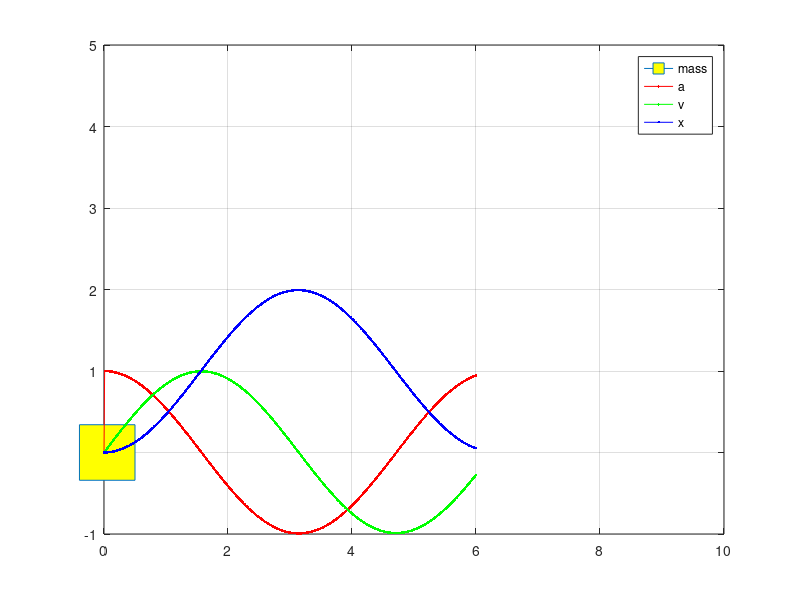

This figure's MATLAB source:
clear all

figure(1)
clf
%%
%initial time t; postion x; veloctiy v; acceleration a; force F; and mass m;
t=0; x=0; v=0; a=0; F=0; m=1; 

h=plot(t,x,'Marker','square','MarkerSize',40,'MarkerFaceColor','y')
hold on
ha=plot(t,a,'r')
hv=plot(t,v,'g')
hx=plot(t,x,'b')
xlim([0,10]); ylim([-1,5]);
legend('mass','a','v','x')
grid on

%%
%start simulation
i=0; dt=0.01; mt=t;ma=a; mv=v; mx=x;
for i=1:600
    t=dt*i;

    F=1.0*(1-x);

%-----------------------------------------------------------------------------------------
% controller
    %F=t;  
    a=F/m;    v=v+a*dt; x = x+ v*dt +0.5*a*dt^2;
%-----------------------------------------------------------------------------------------    
    mt(end+1) =t; ma(end+1)=a;  mv(end+1)=v; mx(end+1)=x;
    set(h,'xdata',x,'ydata',0)
    set(ha,'xdata',mt,'ydata',ma)
    set(hv,'xdata',mt,'ydata',mv)
    set(hx,'xdata',mt,'ydata',mx)
    drawnow;                                    
    pause(dt)
end

%%
%end wait to exit
%pause(5000)